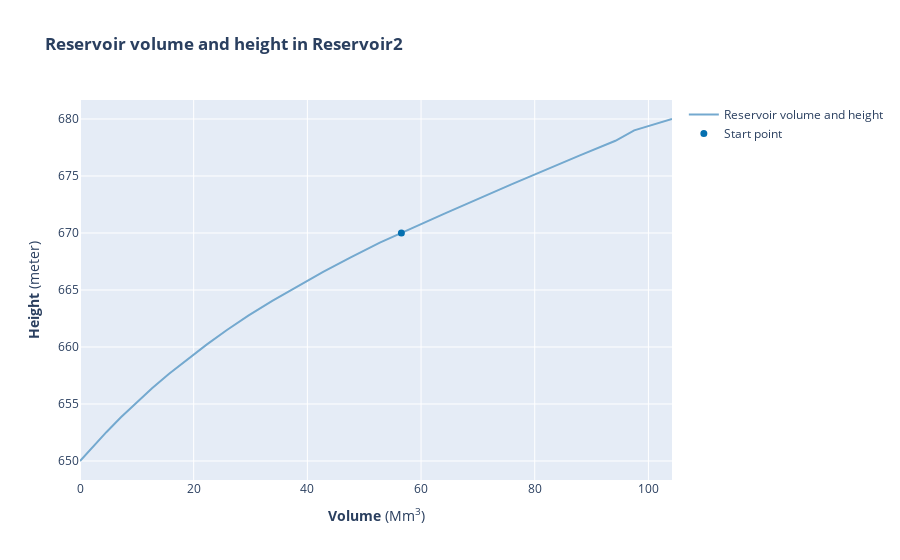

Notebook code cell kept with this figure:
### Markdown cell above
Or they can be plotted in any style and design imaginable using your favorite plotting tools and packages.

### Code cell
# Plotting the volume/head relation of Reservoir2, including the initial starting point

from scipy.interpolate import interp1d

vol_height=shop.model.reservoir.Reservoir2.vol_head.get()
start_height=shop.model.reservoir.Reservoir2.start_head.get()

interplation_function = interp1d(vol_height.values, vol_height.index)
start_volume=float(interplation_function(start_height))

fig = go.Figure()
colorscale = px.colors.sequential.PuBu_r
fig.add_trace(go.Scatter(x=vol_height.index, y=vol_height.values, name="Reservoir volume and height", marker_color=colorscale[4]))
fig.add_trace(go.Scatter(x=[start_volume], y=[start_height], name="Start point",marker_color=colorscale[2], mode='markers', marker=dict(color='rgba(0,0,0, 0.0)', size=3, line=dict(color=colorscale[2], width=4))))
fig.update_layout(title="<b>Reservoir volume and height in Reservoir2 </b>", xaxis_title="<b>Volume</b> (Mm<sup>3</sup>)", yaxis_title="<b>Height</b> (meter)")

fig.show()

### Figure 1 — Plotly figure (JSON) as saved in the notebook; plotly's stock layout.template omitted (floating-point values rounded to 4 significant figures)
{"data": [{"marker": {"color": "rgb(116,169,207)"}, "name": "Reservoir volume and height", "type": "scatter", "x": [0, 2.275, 4.675, 7.2, 12.68, 15.68, 18.9, 22.27, 25.85, 29.68, 33.83, 38.17, 42.77, 47.62, 52.75, 64.12, 69.9, 75.9, 87.95, 94.2, 97.5, 104.2], "y": [650, 651.3, 652.5, 653.8, 656.4, 657.7, 658.9, 660.2, 661.5, 662.8, 664.0, 665.3, 666.6, 667.9, 669.1, 671.7, 673.0, 674.3, 676.8, 678.1, 679, 680]}, {"marker": {"color": "rgb(5,112,176)", "line": {"color": "rgb(5,112,176)", "width": 4}, "size": 3}, "mode": "markers", "name": "Start point", "type": "scatter", "x": [56.54], "y": [670]}], "layout": {"autosize": true, "title": {"text": "<b>Reservoir volume and height in Reservoir2 </b>"}, "xaxis": {"autorange": true, "range": [0, 104.2], "title": {"text": "<b>Volume</b> (Mm<sup>3</sup>)"}, "type": "linear"}, "yaxis": {"autorange": true, "range": [648.3, 681.7], "title": {"text": "<b>Height</b> (meter)"}, "type": "linear"}}}
